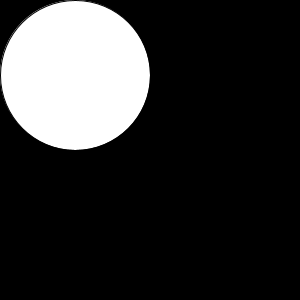
Frame 1 (no input)
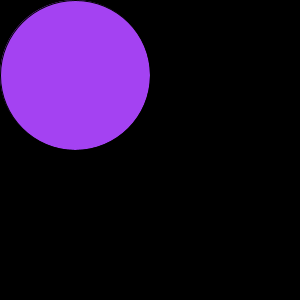
Frame 60 (the mouse pressed at the canvas centre just before this capture)
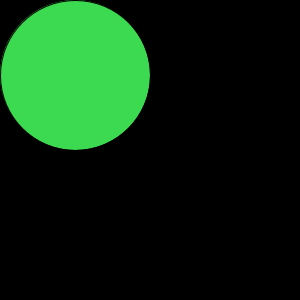
Frame 120 (the mouse held since frame 60 and released just before this capture)

The Processing sketch that drew these frames (run headless with seeded random() and noise(); from frame 60 on, the mouse is pressed at the canvas centre):

// Processing sketch: processing_99860
// ── processing_99860.pde

int interval = 1000;//timer's interval
int lastRecordedTime = 0;

void setup(){
  size(300,300);
}

void draw(){
  background(0);
  //did the interval' time pass?
  if(millis()-lastRecordedTime>interval){
    //change FILL color
   fill(random(255),random(255),random(255));
   //and record time for next tick
   lastRecordedTime = millis(); 
  }
  //draw a rect
  ellipse(75,75,150,150);
   
}
